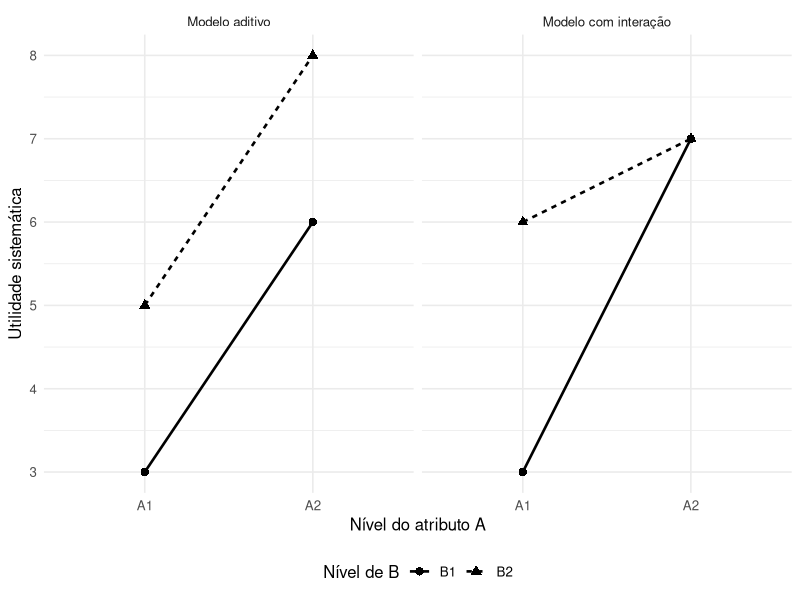
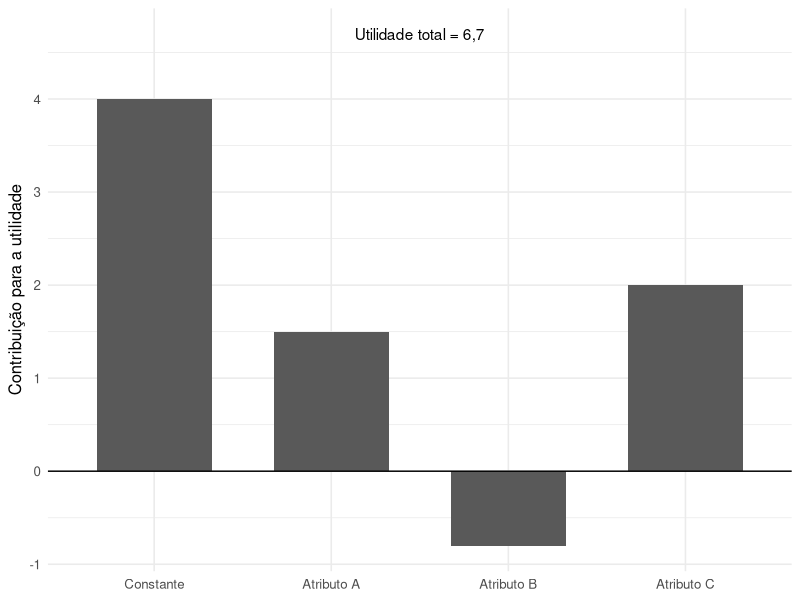

Here is the R script that generated these plots, in order:
## ---- chunk 1
#| label: fig-aditividade-interacao-conjunta
#| echo: false
#| warning: false
#| message: false
#| fig-cap: "Aditividade e interação entre dois atributos. Linhas paralelas representam um efeito do atributo A que não depende do nível de B; linhas não paralelas indicam interação."
#| fig-width: 9
#| fig-height: 4.8
#| fig-align: center

library(ggplot2)

dados_aditivos <- data.frame(
  A = factor(
    rep(
      c(
        "A1",
        "A2"
      ),
      each = 2
    ),
    levels = c(
      "A1",
      "A2"
    )
  ),
  B = factor(
    rep(
      c(
        "B1",
        "B2"
      ),
      times = 2
    )
  ),
  utilidade = c(
    3,
    5,
    6,
    8
  ),
  estrutura = "Modelo aditivo"
)

dados_interacao <- data.frame(
  A = factor(
    rep(
      c(
        "A1",
        "A2"
      ),
      each = 2
    ),
    levels = c(
      "A1",
      "A2"
    )
  ),
  B = factor(
    rep(
      c(
        "B1",
        "B2"
      ),
      times = 2
    )
  ),
  utilidade = c(
    3,
    6,
    7,
    7
  ),
  estrutura = "Modelo com interação"
)

dados_figura <- rbind(
  dados_aditivos,
  dados_interacao
)

ggplot(
  dados_figura,
  aes(
    x = A,
    y = utilidade,
    group = B,
    linetype = B,
    shape = B
  )
) +
  geom_line(
    linewidth = 0.9
  ) +
  geom_point(
    size = 2.5
  ) +
  facet_wrap(
    ~ estrutura
  ) +
  labs(
    x = "Nível do atributo A",
    y = "Utilidade sistemática",
    linetype = "Nível de B",
    shape = "Nível de B"
  ) +
  theme_minimal(
    base_size = 12
  ) +
  theme(
    legend.position = "bottom"
  )
## ---- chunk 2
#| label: fig-decomposicao-utilidade-conjunta
#| echo: false
#| warning: false
#| message: false
#| fig-cap: "Decomposição da utilidade sistemática estimada de um perfil em uma constante e contribuições associadas aos níveis dos atributos. A soma das parcelas determina a utilidade do perfil segundo a parametrização adotada."
#| fig-width: 9
#| fig-height: 5
#| fig-align: center

library(ggplot2)

contribuicoes <- data.frame(
  componente = factor(
    c(
      "Constante",
      "Atributo A",
      "Atributo B",
      "Atributo C"
    ),
    levels = c(
      "Constante",
      "Atributo A",
      "Atributo B",
      "Atributo C"
    )
  ),
  utilidade = c(
    4.0,
    1.5,
    -0.8,
    2.0
  )
)

utilidade_total <- sum(
  contribuicoes$utilidade
)

ggplot(
  contribuicoes,
  aes(
    x = componente,
    y = utilidade
  )
) +
  geom_col(
    width = 0.65
  ) +
  geom_hline(
    yintercept = 0,
    linewidth = 0.5
  ) +
  annotate(
    "text",
    x = 2.5,
    y = max(
      contribuicoes$utilidade
    ) + 0.7,
    label = paste0(
      "Utilidade total = ",
      formatC(
        utilidade_total,
        format = "f",
        digits = 1,
        decimal.mark = ","
      )
    )
  ) +
  labs(
    x = NULL,
    y = "Contribuição para a utilidade"
  ) +
  theme_minimal(
    base_size = 12
  )
